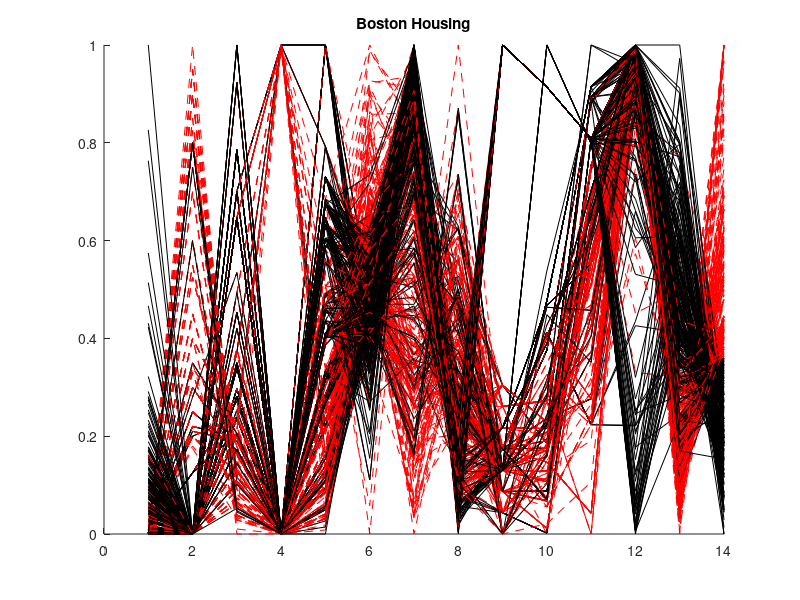

This chart was generated by the following MATLAB code:
% ---------------------------------------------------------------------
% Book:         MVA
% ---------------------------------------------------------------------
% Quantlet:     MVApcphousing
% ---------------------------------------------------------------------
% Description:  MVApcphousingall computes PCP for all of the Boston
%               housing data.
% ---------------------------------------------------------------------
% Usage:        MVApcphousing
% ---------------------------------------------------------------------
% Inputs:       none
% ---------------------------------------------------------------------
% Output:       PCP for all of the Boston housing data.
% ---------------------------------------------------------------------
% Example:      
% ---------------------------------------------------------------------
% Author:       Wolfgang Haerdle, Michal Benko, Vladimir Georgescu, 
%               Jorge Patron, Song Song
% ---------------------------------------------------------------------

 x=load('bostonh.dat');   
 z=x(:,1:14);
 
 s=size(z);
  
 minz=repmat(min(z),s(1,1),1);
 maxz=repmat(max(z),s(1,1),1);
 
 maxmin=repmat(max(z)-min(z) + (max(z)==min(z)) ,s(1,1),1);
 z=(z-minz)./(maxmin);      % standardizes the data     
 p=z';

 hold on
 for i=1:length(x)
     k=x(i,14)<=median(x(:,14));
     if k==1;
        plot(p(:,i),'Color','k')
     else
        plot(p(:,i),'Color','r','LineStyle','--') 
     end
 end
 hold off
 title('Boston Housing')
